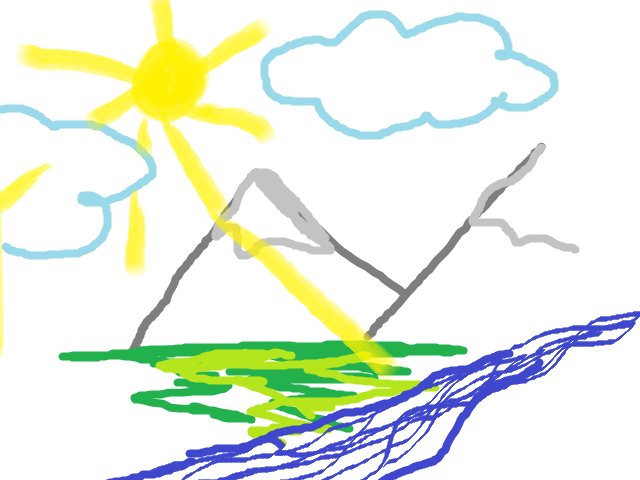
#> input picture find_my_picture/ozhigova.png, 640 x 480 px, given in place of output.avi, which was not available
$ python main3.py
#> lines starting #> are read from the running program, lines starting #| are printed output that depends on the picture; after the words box and inside, x2 and y2 are one past the last pixel; in counts of white or black regions, pixels touching at a corner belong together; pictures that were not available may be replaced by others from this repository, and a replacement may not be noted
import cv2
import numpy as np
from skimage import measure
from skimage.measure import label
import matplotlib.pyplot as plt
import time

time_start = time.time()

counter = 0

video_file = "output.avi"

capture = cv2.VideoCapture(video_file)
while capture.isOpened():
    ret, frame = capture.read()
#> frame is the input picture: shape (480, 640, 3); mean B, G, R 226.5, 240, 232.6
    if not ret:
        break

    #для проекрки по количеству объектов
    img = cv2.cvtColor(frame, cv2.COLOR_BGRA2GRAY)
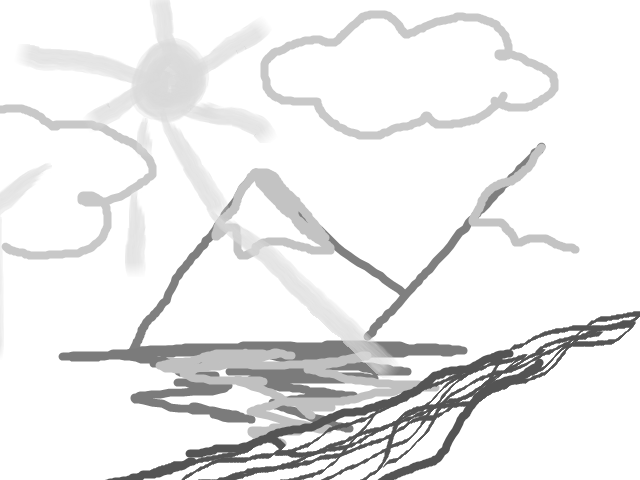
#> img: shape (480, 640); min 84, max 255, mean 236.2
    _, binary_img = cv2.threshold(img, 127, 255, cv2.THRESH_BINARY)
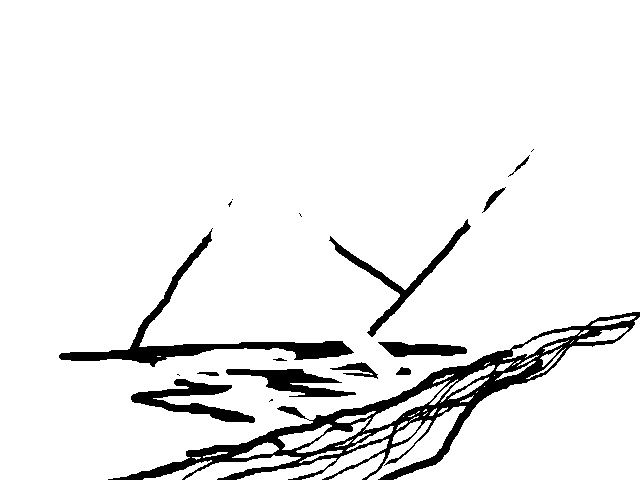
#> binary_img: shape (480, 640); 92.6% white; 18 black regions (6 under 20 px), largest, box (x1, y1, x2, y2) and area: (108, 312, 640, 480) 11932, (59, 228, 354, 367) 4008, (131, 379, 255, 423) 1931
    labeled = label(binary_img)
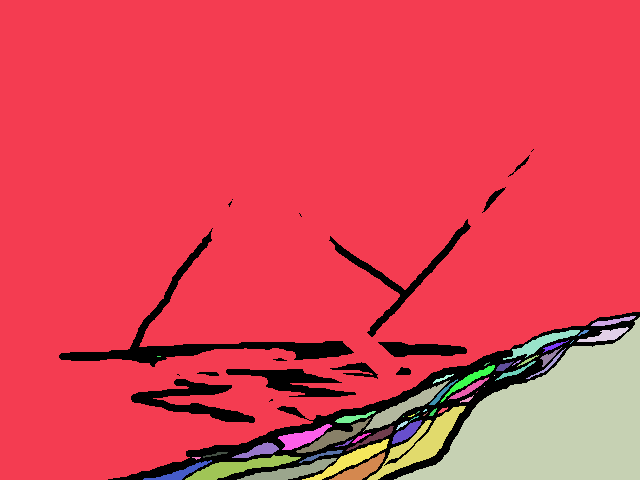
#> labeled: shape (480, 640) int64; 52 distinct labels, from 0 to 51; one colour per label, 0 black

    if np.max(labeled) == 24:
        counter += 1

    key = cv2.waitKey(1)
#> (key q is pressed here)
    if key == ord('q'):
        break

capture.release()

print("Количество кадров нашей прекрасной, замечательной, великолепной и неповторимой природы:", counter)

end_time = time.time()
print(f"\nВремя выполнения: {end_time - time_start} секунд")
